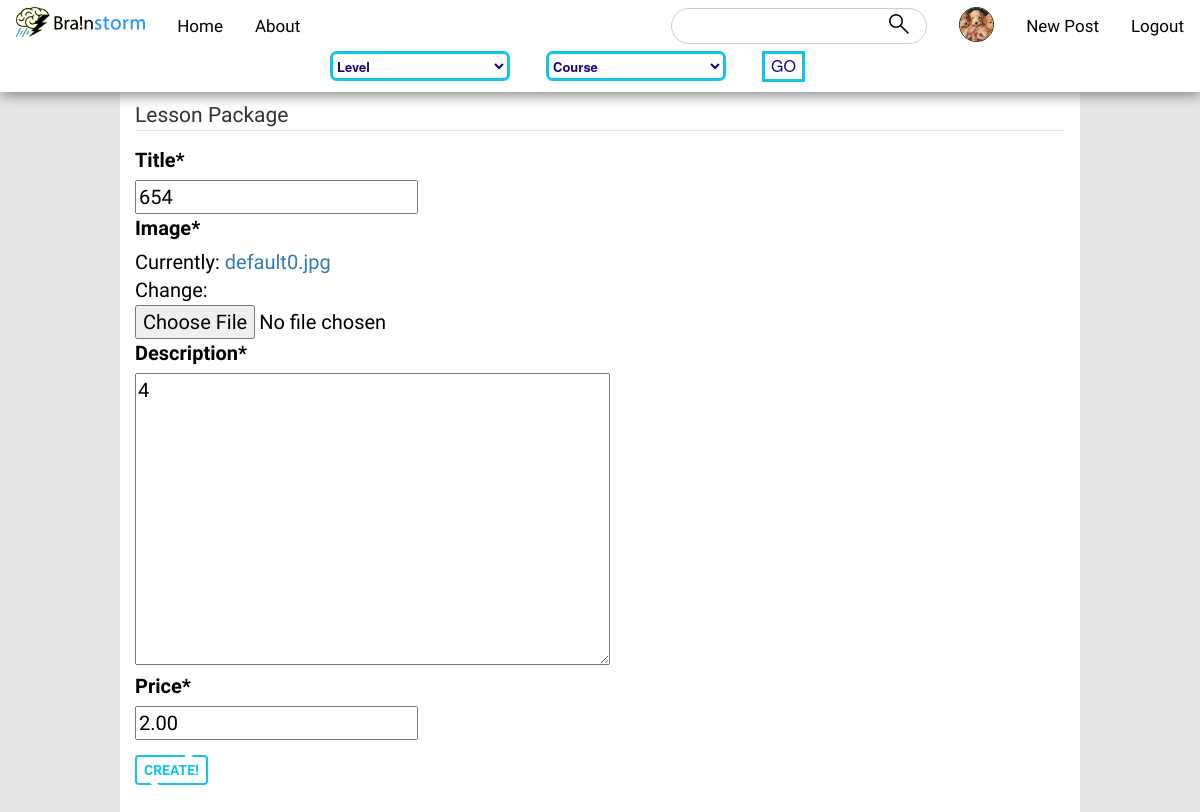
/post/15/update/ (signed in), run on the app's committed database.
### users/models.py (models this page shows, shortened)
class Profile(models.Model):
    user = models.OneToOneField(User, on_delete=models.CASCADE)
    image = models.ImageField(default = 'default.jpg', upload_to='profile_pics')
    gender = models.CharField(
        max_length = 12,
        choices = [
            ('Male', 'Male'),
            ('Female', 'Female'),
            ('Others', 'Others'),
            ('Justin Lu', 'Justin Lu')
        ],
        default = 'Justin Lu'
    )
    bio = models.CharField(max_length = 1000, blank = True, default = '-')

### store/models.py (models this page shows, shortened)
class Post(models.Model):
	title = models.CharField(max_length=100)
	image = models.ImageField(default = 'default0.jpg', upload_to='course_image/')
	description = models.TextField()
	price = models.DecimalField(decimal_places=2, max_digits=6)
	date_posted = models.DateTimeField(default=timezone.now)
	author = models.ForeignKey(User, on_delete=models.CASCADE)
	rating = models.IntegerField(default = 0)

### store/views.py (the view, shortened to what this page needs)
# urls.py: path('post/<int:pk>/update/', PostUpdateView.as_view(), name='post-update'),
class PostUpdateView(LoginRequiredMixin, UserPassesTestMixin, UpdateView):
	model = Post
	fields = ['title', 'image', 'description', 'price']
	def test_func(self):
		post = self.get_object()
		if self.request.user == post.author:
			return True
		return False

### store/templates/store/post_form.html (shortened to what this page needs)
{% extends "store/base.html" %}
{% load crispy_forms_tags %}
{% block content %}
    <div class="content-section" id="main">
        <form method="POST" enctype="multipart/form-data">
            <fieldset class="form-group">
                <legend class="border-bottom mb-4">Lesson Package</legend>
                {{ form|crispy }}
            </fieldset>
            <div class="form-group">
                <button class="btn btn-outline-info" type="submit">Create!</button>
            </div>
        </form>
    </div>
{% endblock content %}

### store/templates/store/base.html (shortened to what this page needs)
{% load static %}
<!DOCTYPE html>
<html>
<link rel="stylesheet" href="https://maxcdn.bootstrapcdn.com/bootstrap/4.0.0/css/bootstrap.min.css">
<link rel="stylesheet" href="https://maxcdn.bootstrapcdn.com/bootstrap/3.4.0/css/bootstrap.min.css">
<link href="{% static 'store/main.css' %}"  rel="stylesheet" type="text/css">
<link rel="stylesheet" href="https://cdnjs.cloudflare.com/ajax/libs/font-awesome/4.7.0/css/font-awesome.min.css">
<head>
</head>
<body>
  <div id="nav_bar" >
  <div class="topnav">
  <a style="padding-top: 7px;" class="left">
    <img src="/static/store/brainstorm_logo.gif" height="30px">
  </a>
  <a href="{% url 'store-home' %}" class="left select">Home</a>
  <a href="{% url 'store-about' %}" class="left select">About</a>
  {% if user.is_authenticated %}
      <a href="{% url 'logout' %}" class="right select">Logout</a>
      <a href="{% url 'post-create' %}" class="right select">New Post</a>
      <a href="{% url 'profile' %}"  style="padding-top: 7px;" class="right">
        <img id="profile_icon" src="{{ user.profile.image.url }}" height="30px">
      </a>
    {% else %}
      <a href="{% url 'register' %}" class="right select">Register</a>
      <a href="{% url 'login' %}" class="right select">Login</a>
    {% endif %}
  <div id="search">
    <form method='GET' action=''>
      <input type="text" name='q' placeholder="">
      <button id='search_holder'>
        <img src="/static/store/search_icon.gif" id="search_icon">
      </button>
    </form>
  </div>
</div>
  <div class="nav2">
    <select class="select-css">
    <option>Level</option>
</select>
    <select class="select-css">
    <option>Course</option>
    </select>
      <button class="go">GO</button>
    </div>
  </div>
 <div>
  {% block content %}{% endblock %}
</div>
</body>
</html>

### store/static/store/main.css (style rules this page uses)
body { color: black; padding: 0; margin: 0; background-color: rgb(230, 230, 230); height: 100%; margin: 0; background-attachment: fixed; }
#nav_bar { padding-bottom: 10px; box-shadow: 1px 3px 13px grey; position: fixed; width: 100%; background-color: white; z-index: 999999; }
#search_icon { width: 20px; float: right; margin-right: 8px; margin-top: 1px; }
#search_holder { float: right; background: none; border: none; outline: none; }
#search { border: 1px solid #ccc; border-radius: 25px; float: right; padding: 3px; margin-top: 8px; margin-right: 16px; }
.topnav { overflow: hidden; font-family: 'Carrois Gothic', sans-serif; }
.topnav a { float: left; display: block; color: black; text-align: center; padding: 14px 16px; text-decoration: none; font-size: 17px; }
.topnav .left { float: left; }
.topnav .right { float: right; }
.topnav input[type=text] { font-size: 10pt; outline: none; margin: 0.25em 0.5em 0.25em 0.5em; border: none; }
.nav2 { background-color: rgb(174, 216, 255); display: block; margin-top: -5px; padding-top: 0; width: 100%; border: none; font-size: 16px; cursor: pointer; text-align: center; margin-left: 27.5%; }
.go { float: left; color: rgb(24, 0, 131); size: 12pt; border: solid rgb(16, 197, 230); background-color: white; }
.select-css { float: left; display: block; font-size: 13px; font-weight: 600; color: rgb(24, 0, 131); margin-right: 3%; width: 15%; height: 30px; box-sizing: border-box; border: solid rgb(16, 197, 230); border-radius: .5em; background-color: rgba(255, 255, 255, 0.815); }
.select-css option { font-weight:normal; }
#main { z-index: -1; color: black; background-color: rgb(255, 255, 255); font-family: 'Athiti', sans-serif; margin-top: 0%; font-size: 15pt; margin-left: 10%; margin-right: 10%; padding: 15px; padding-top: 100px; }
#profile_icon { object-fit: cover; border-radius: 50%; border: 1px solid #231; width: 35px; height: 35px; bottom: 10px; }
.brk-btn, #main button { position: relative; background: none; color: rgb(16, 197, 230); text-transform: uppercase; font-weight: 600; text-decoration: none; border: 0.2em solid rgb(16, 197, 230); padding: 0.2em 0.5em; margin-top: 5px; display: flex; flex-direction: column; justify-content: center; align-items: center; }
.brk-btn::before, #main button::before { content: ""; display: block; position: absolute; width: 10%; background-color: white; height: 0.3em; right: 20%; top: -0.21em; transform: skewX(-45deg); -webkit-transition: all 0.45s cubic-bezier(0.86, 0, 0.07, 1); transition: all 0.45s cubic-bezier(0.86, 0, 0.07, 1); }
.brk-btn::after, #main button::after { content: ""; display: block; position: absolute; width: 10%; background-color: white; height: 0.3em; left: 20%; bottom: -0.25em; transform: skewX(45deg); -webkit-transition: all 0.45 cubic-bezier(0.86, 0, 0.07, 1); transition: all 0.45s cubic-bezier(0.86, 0, 0.07, 1); }

### data on the page
Post: title "654", description "4", price "2.00"
